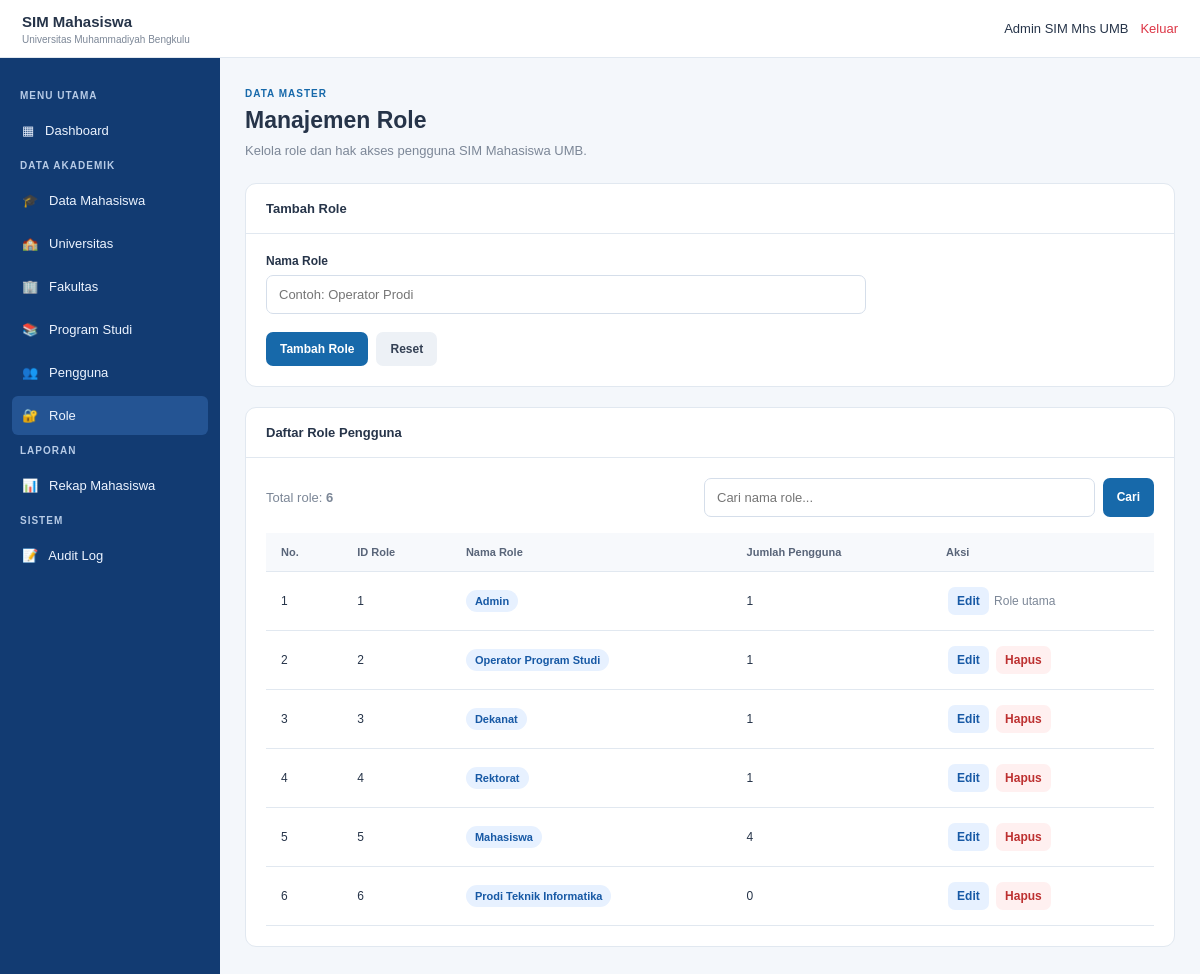
Page /role.php (signed in) on the committed database.
### tables this page shows
CREATE TABLE `roles` (
  `id_role` smallint(5) UNSIGNED NOT NULL,
  `kode_role` varchar(30) NOT NULL,
  `nama_role` varchar(100) NOT NULL,
  `keterangan` varchar(255) DEFAULT NULL,
  `created_at` timestamp NOT NULL DEFAULT current_timestamp()
);

### auth.php (called while the page is built, shortened)
<?php
function e($value)
{
    return htmlspecialchars(
        (string) $value,
        ENT_QUOTES,
        'UTF-8'
    );
}

### role.php (the view, shortened to what this page needs)
<?php
require_once __DIR__ . '/koneksi.php';
require_once __DIR__ . '/auth.php';
$namaRole = '';
$mode = 'tambah';
$cari = isset($_GET['cari']) && is_string($_GET['cari'])
    ? trim($_GET['cari'])
    : '';
if ($cari !== '') {
    $keyword = '%' . $cari . '%';
    $stmtList = $conn->prepare(
        "SELECT r.id_role, r.nama_role,
                COUNT(p.id_pengguna) AS jumlah_pengguna
         FROM roles r
         LEFT JOIN pengguna p ON p.id_role = r.id_role
         WHERE r.nama_role LIKE ?
         GROUP BY r.id_role, r.nama_role
         ORDER BY r.id_role ASC"
    );
    if ($stmtList) {
        $stmtList->bind_param('s', $keyword);
        $stmtList->execute();
        $hasilList = $stmtList->get_result();
    } else {
        $hasilList = false;
        $error = 'Gagal mencari data role.';
    }
} else {
    $stmtList = $conn->prepare(
        "SELECT r.id_role, r.nama_role,
                COUNT(p.id_pengguna) AS jumlah_pengguna
         FROM roles r
         LEFT JOIN pengguna p ON p.id_role = r.id_role
         GROUP BY r.id_role, r.nama_role
         ORDER BY r.id_role ASC"
    );
    if ($stmtList) {
        $stmtList->execute();
        $hasilList = $stmtList->get_result();
    } else {
        $hasilList = false;
        $error = 'Gagal mengambil daftar role.';
    }
}
$daftarRole = array();
if ($hasilList) {
    while ($row = $hasilList->fetch_assoc()) {
        $daftarRole[] = $row;
    }
}
?>
<!DOCTYPE html>
<html lang="id">
<head>
</head>
<body>
<header class="topbar">
    <div class="brand">
        SIM Mahasiswa
        <small>Universitas Muhammadiyah Bengkulu</small>
    </div>
    <div class="top-right">
        <span><?php
            echo e(isset($_SESSION['nama_lengkap'])
                ? $_SESSION['nama_lengkap']
                : 'Admin');
        ?></span>
        <a href="logout.php">Keluar</a>
    </div>
</header>
<aside class="sidebar">
    <div class="menu-heading">MENU UTAMA</div>
    <a class="nav-link" href="dashboard.php">▦ &nbsp; Dashboard</a>
    <div class="menu-heading">DATA AKADEMIK</div>
    <a class="nav-link" href="mahasiswa.php">🎓 &nbsp; Data Mahasiswa</a>
    <a class="nav-link" href="universitas.php">🏫 &nbsp; Universitas</a>
    <a class="nav-link" href="fakultas.php">🏢 &nbsp; Fakultas</a>
    <a class="nav-link" href="program_studi.php">📚 &nbsp; Program Studi</a>
    <a class="nav-link" href="pengguna.php">👥 &nbsp; Pengguna</a>
    <a class="nav-link active" href="role.php">🔐 &nbsp; Role</a>
    <div class="menu-heading">LAPORAN</div>
    <a class="nav-link" href="rekap_mahasiswa.php">📊 &nbsp; Rekap Mahasiswa</a>
    <div class="menu-heading">SISTEM</div>
    <a class="nav-link" href="audit_log.php">📝 &nbsp; Audit Log</a>
</aside>
<main class="main">
    <div class="page-label">DATA MASTER</div>
    <h1>Manajemen Role</h1>
    <div class="subtitle">
        Kelola role dan hak akses pengguna SIM Mahasiswa UMB.
    </div>
    <section class="panel">
        <div class="panel-heading">
            <?php echo $mode === 'edit' ? 'Edit Role' : 'Tambah Role'; ?>
        </div>
        <div class="panel-body">
            <form method="post" action="role.php">
                <div class="form-group">
                    <label for="nama_role">Nama Role</label>
                    <input type="text" id="nama_role" name="nama_role"
                        maxlength="100" required
                        placeholder="Contoh: Operator Prodi"
                        value="<?php echo e($namaRole); ?>">
                </div>
                <div class="actions">
                    <button type="submit" class="btn btn-primary">
                        <?php echo $mode === 'edit' ? 'Simpan Perubahan' : 'Tambah Role'; ?>
                    </button>
                    <?php if ($mode === 'edit'): ?>
                        <a href="role.php" class="btn btn-light">Batal</a>
                    <?php else: ?>
                        <button type="reset" class="btn btn-light">Reset</button>
                    <?php endif; ?>
                </div>
            </form>
        </div>
    </section>
    <section class="panel">
        <div class="panel-heading">Daftar Role Pengguna</div>
        <div class="panel-body">
            <div class="toolbar">
                <div class="count">
                    Total role: <strong><?php echo count($daftarRole); ?></strong>
                </div>
                <form class="search-form" method="get" action="role.php">
                    <input type="search" name="cari"
                        placeholder="Cari nama role..."
                        value="<?php echo e($cari); ?>">
                    <button class="btn btn-primary" type="submit">Cari</button>
                </form>
            </div>
            <div class="table-wrap">
                <table>
                    <thead>
                        <tr>
                            <th>No.</th>
                            <th>ID Role</th>
                            <th>Nama Role</th>
                            <th>Jumlah Pengguna</th>
                            <th>Aksi</th>
                        </tr>
                    </thead>
                    <tbody>
                    <?php if (count($daftarRole) > 0): ?>
                        <?php foreach ($daftarRole as $i => $r): ?>
                            <tr>
                                <td><?php echo $i + 1; ?></td>
                                <td><?php echo (int) $r['id_role']; ?></td>
                                <td>
                                    <span class="badge">
                                        <?php echo e($r['nama_role']); ?>
                                    </span>
                                </td>
                                <td><?php echo (int) $r['jumlah_pengguna']; ?></td>
                                <td>
                                    <a class="btn btn-edit"
                                        href="role.php?edit=<?php echo (int) $r['id_role']; ?>">
                                        Edit
                                    </a>
                                    <?php if ((int) $r['id_role'] !== 1): ?>
                                        <form class="inline-form" method="post"
                                            action="role.php"
                                            onsubmit="return confirm('Yakin ingin menghapus role ini? Pastikan role tidak digunakan oleh pengguna.');">
                                            <button class="btn btn-delete" type="submit">
                                                Hapus
                                            </button>
                                        </form>
                                    <?php else: ?>
                                        <span class="count">Role utama</span>
                                    <?php endif; ?>
                                </td>
                            </tr>
                        <?php endforeach; ?>
                    <?php endif; ?>
                    </tbody>
                </table>
            </div>
        </div>
    </section>
</main>
</body>
</html>

### role.php (style rules this page uses)
* { box-sizing: border-box; margin: 0; padding: 0; }
:root { --blue-dark: #123b72; --blue: #1769aa; --blue-hover: #245493; --background: #f4f7fb; --border: #e1e8f0; --text: #263449; --muted: #7c8797; }
body { font-family: Arial, Helvetica, sans-serif; background: var(--background); color: var(--text); font-size: 13px; }
.topbar { height: 58px; position: fixed; z-index: 100; top: 0; left: 0; right: 0; display: flex; justify-content: space-between; align-items: center; padding: 0 22px; background: #fff; border-bottom: 1px solid var(--border); }
.brand { font-size: 15px; font-weight: bold; }
.brand small { display: block; margin-top: 4px; color: var(--muted); font-size: 10px; font-weight: normal; }
.top-right { display: flex; align-items: center; gap: 12px; }
.top-right a { color: #dc3545; text-decoration: none; }
.sidebar { width: 220px; position: fixed; top: 58px; bottom: 0; left: 0; overflow-y: auto; background: var(--blue-dark); padding: 22px 12px; }
.menu-heading { margin: 10px 8px; color: #b7cbe6; font-size: 10px; font-weight: bold; letter-spacing: 1px; }
.nav-link { display: block; padding: 12px 10px; margin-bottom: 4px; border-radius: 6px; color: #edf4ff; text-decoration: none; }
.nav-link:hover, .nav-link.active { background: var(--blue-hover); }
.main { min-height: 100vh; margin-left: 220px; padding: 88px 25px 30px; }
.page-label { margin-bottom: 8px; color: var(--blue); font-size: 10px; font-weight: bold; letter-spacing: 1px; }
h1 { margin-bottom: 7px; font-size: 23px; }
.subtitle { margin-bottom: 22px; color: var(--muted); line-height: 1.5; }
.panel { margin-bottom: 20px; overflow: hidden; border: 1px solid var(--border); border-radius: 11px; background: white; }
.panel-heading { padding: 17px 20px; border-bottom: 1px solid var(--border); font-weight: bold; }
.panel-body { padding: 20px; }
.form-group { display: flex; flex-direction: column; gap: 7px; max-width: 600px; }
label { font-size: 12px; font-weight: bold; }
input { width: 100%; padding: 11px 12px; border: 1px solid #d5deea; border-radius: 7px; font: inherit; }
.actions { display: flex; gap: 8px; margin-top: 18px; flex-wrap: wrap; }
.btn { display: inline-block; padding: 10px 14px; border: 0; border-radius: 7px; cursor: pointer; font-size: 12px; font-weight: bold; text-decoration: none; }
.btn-primary { background: var(--blue); color: white; }
.btn-light { background: #edf1f6; color: #344054; }
.btn-edit { background: #e7f1ff; color: #1759a5; }
.btn-delete { background: #fff0f0; color: #bd3030; }
.toolbar { display: flex; justify-content: space-between; align-items: center; gap: 12px; margin-bottom: 16px; flex-wrap: wrap; }
.count { color: var(--muted); }
.search-form { display: flex; gap: 8px; max-width: 450px; flex: 1; }
.search-form input { min-width: 100px; }
.table-wrap { overflow-x: auto; }
table { width: 100%; border-collapse: collapse; white-space: nowrap; }
th, td { padding: 13px 15px; border-bottom: 1px solid var(--border); text-align: left; }
th { background: #f7f9fc; color: #596579; font-size: 11px; }
td { font-size: 12px; }
td .btn { padding: 7px 9px; margin: 2px; }
.inline-form { display: inline; }
.badge { display: inline-block; padding: 5px 9px; border-radius: 20px; background: #e7f1ff; color: #1759a5; font-size: 11px; font-weight: bold; }

### rows in the picture
roles: id_role "1", nama_role "Admin", jumlah_pengguna "1", shows "Role utama"
roles: id_role "2", nama_role "Operator Program Studi", jumlah_pengguna "1"
roles: id_role "3", nama_role "Dekanat", jumlah_pengguna "1"
roles: id_role "4", nama_role "Rektorat", jumlah_pengguna "1"
roles: id_role "5", nama_role "Mahasiswa", jumlah_pengguna "4"
roles: id_role "6", nama_role "Prodi Teknik Informatika", jumlah_pengguna "0"

### other values in the picture
count($daftarRole) "6"
